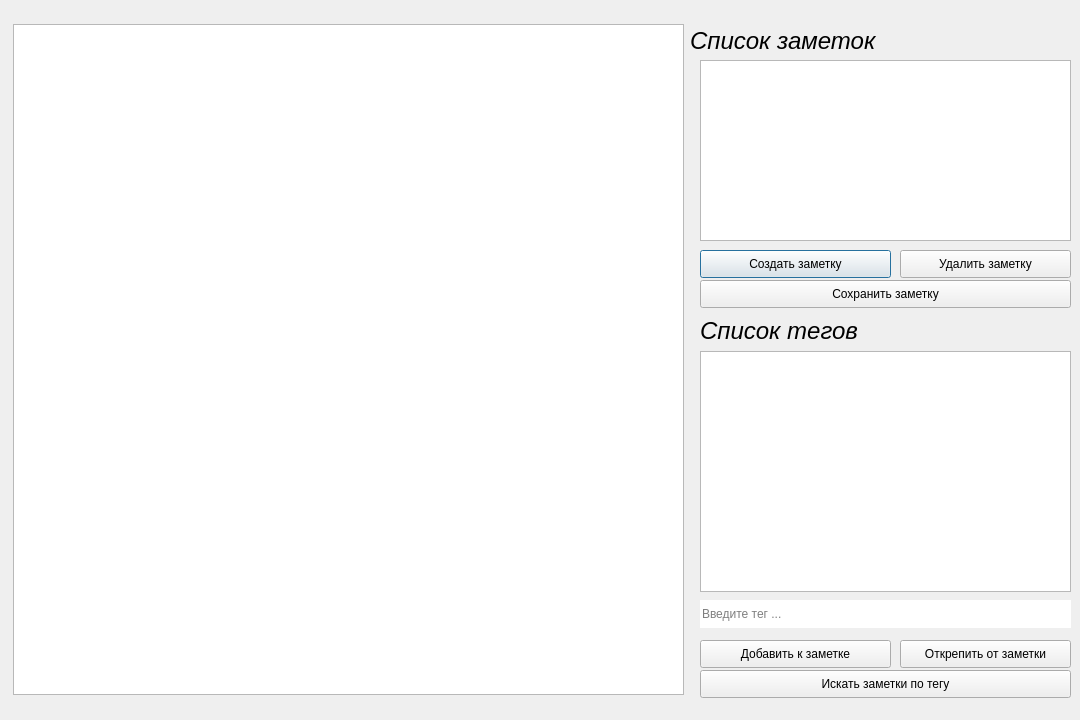
<?xml version="1.0" encoding="UTF-8"?>
<ui version="4.0">
 <class>main_window</class>
 <widget class="QDialog" name="main_window">
  <property name="enabled">
   <bool>true</bool>
  </property>
  <property name="geometry">
   <rect>
    <x>0</x>
    <y>0</y>
    <width>1080</width>
    <height>720</height>
   </rect>
  </property>
  <property name="windowTitle">
   <string>Умные заметки</string>
  </property>
  <widget class="QTextEdit" name="text_of_note">
   <property name="geometry">
    <rect>
     <x>13</x>
     <y>24</y>
     <width>671</width>
     <height>671</height>
    </rect>
   </property>
   <property name="tabChangesFocus">
    <bool>true</bool>
   </property>
  </widget>
  <widget class="QLabel" name="notes_label">
   <property name="geometry">
    <rect>
     <x>690</x>
     <y>25</y>
     <width>191</width>
     <height>31</height>
    </rect>
   </property>
   <property name="font">
    <font>
     <pointsize>18</pointsize>
     <italic>true</italic>
    </font>
   </property>
   <property name="text">
    <string>Список заметок </string>
   </property>
  </widget>
  <widget class="QPushButton" name="create_note_button">
   <property name="geometry">
    <rect>
     <x>700</x>
     <y>250</y>
     <width>191</width>
     <height>28</height>
    </rect>
   </property>
   <property name="text">
    <string>Создать заметку</string>
   </property>
  </widget>
  <widget class="QPushButton" name="delete_note_button">
   <property name="geometry">
    <rect>
     <x>900</x>
     <y>250</y>
     <width>171</width>
     <height>28</height>
    </rect>
   </property>
   <property name="text">
    <string>Удалить заметку</string>
   </property>
  </widget>
  <widget class="QPushButton" name="save_note_button">
   <property name="geometry">
    <rect>
     <x>700</x>
     <y>280</y>
     <width>371</width>
     <height>28</height>
    </rect>
   </property>
   <property name="text">
    <string>Сохранить заметку</string>
   </property>
  </widget>
  <widget class="QListWidget" name="tags_list">
   <property name="geometry">
    <rect>
     <x>700</x>
     <y>351</y>
     <width>371</width>
     <height>241</height>
    </rect>
   </property>
  </widget>
  <widget class="QLineEdit" name="input_tag">
   <property name="geometry">
    <rect>
     <x>700</x>
     <y>600</y>
     <width>371</width>
     <height>28</height>
    </rect>
   </property>
   <property name="autoFillBackground">
    <bool>true</bool>
   </property>
   <property name="inputMask">
    <string/>
   </property>
   <property name="text">
    <string/>
   </property>
   <property name="frame">
    <bool>false</bool>
   </property>
   <property name="readOnly">
    <bool>false</bool>
   </property>
   <property name="placeholderText">
    <string>Введите тег ...</string>
   </property>
   <property name="clearButtonEnabled">
    <bool>false</bool>
   </property>
  </widget>
  <widget class="QPushButton" name="find_notes_by_tag_button">
   <property name="geometry">
    <rect>
     <x>700</x>
     <y>670</y>
     <width>371</width>
     <height>28</height>
    </rect>
   </property>
   <property name="text">
    <string>Искать заметки по тегу</string>
   </property>
  </widget>
  <widget class="QPushButton" name="unpin_tag_from_note_button">
   <property name="geometry">
    <rect>
     <x>900</x>
     <y>640</y>
     <width>171</width>
     <height>28</height>
    </rect>
   </property>
   <property name="text">
    <string>Открепить от заметки</string>
   </property>
  </widget>
  <widget class="QPushButton" name="add_tag_to_note_button">
   <property name="geometry">
    <rect>
     <x>700</x>
     <y>640</y>
     <width>191</width>
     <height>28</height>
    </rect>
   </property>
   <property name="text">
    <string>Добавить к заметке</string>
   </property>
  </widget>
  <widget class="QLabel" name="tags_label">
   <property name="geometry">
    <rect>
     <x>700</x>
     <y>320</y>
     <width>161</width>
     <height>21</height>
    </rect>
   </property>
   <property name="font">
    <font>
     <pointsize>18</pointsize>
     <italic>true</italic>
    </font>
   </property>
   <property name="text">
    <string>Список тегов </string>
   </property>
  </widget>
  <widget class="QListWidget" name="notes_list">
   <property name="geometry">
    <rect>
     <x>700</x>
     <y>60</y>
     <width>371</width>
     <height>181</height>
    </rect>
   </property>
  </widget>
 </widget>
 <resources/>
 <connections/>
</ui>
